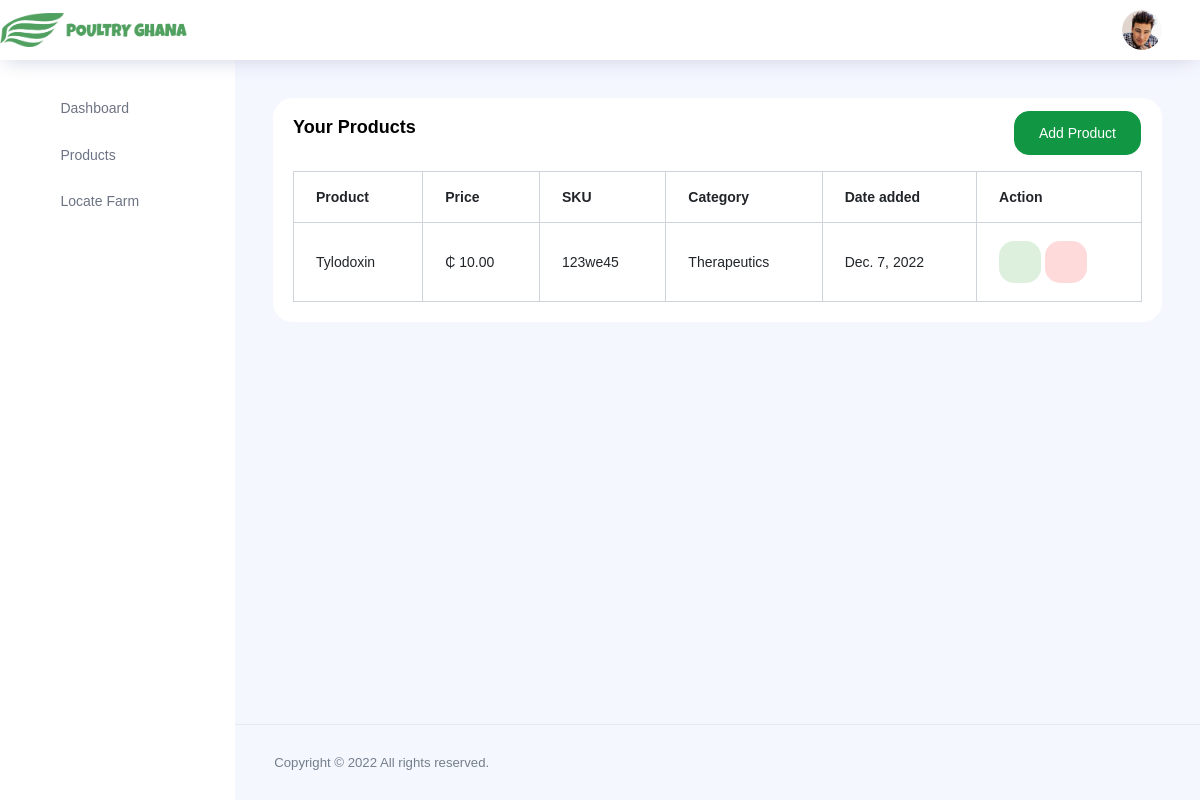
Page /vetproducts/ (signed in) on the committed database.
### base/models.py (models this page shows, shortened)
class product(models.Model):
    title = models.CharField(null=True, blank=True, max_length=400)
    desc = models.CharField(null=True, blank=True, max_length=700)
    sku = models.CharField(null=True, blank=True, max_length=20)
    brand = models.CharField(null=True, blank=True, max_length=500)
    price = models.IntegerField(null=True, blank=True, default=0)
    image = models.ImageField(upload_to='product_images')
    cat = models.CharField(null=True, blank=True, max_length=20)
    veterinary = models.ForeignKey(AUTH_USER_MODEL, on_delete=models.CASCADE, default=False)
    score = models.IntegerField(null=True, blank=True, default=0)
    cart_price = models.IntegerField(null=True, blank=True, default=0)
    added_on = models.DateTimeField(auto_now_add=True)

### veterinary/views.py (the view)
# urls.py: path("vetproducts/", views.vetmyproduct, name="vetproducts"),
@login_required(login_url='signin')
def vetmyproduct(request):
    context = {}
    mypro = product.objects.filter(veterinary=User.objects.get(username=request.user.username))
    if len(mypro) > 0:
        context["mypro"] = mypro
        context["notnone"] = "notnone"
    else:
        context["none"] = "none"
    if "del" in request.GET:
        delid = request.GET["del"]
        product.objects.filter(id=delid).delete()
        return redirect("../vetproducts/")
    return render(request, "veterinary/myproducts.html", context)

### veterinary/templates/veterinary/myproducts.html (shortened to what this page needs)
{% extends 'veterinary/basetemp.html' %}
{% block content %}
<div class="main-panel">
  <div class="content-wrapper">
    <div class="row">
      <div class="col-lg-12 grid-margin stretch-card">
        <div class="card">
          <div class="card-body">
            <h4 class="card-title">Your products</h4>
            <div style="position:absolute; top:0; right:0; margin-top:13px; margin-right:13px;">
            <a href="{% url 'addproduct' %}"><button type="submit" class="btn btn-primary mr-2">Add Product</button></a>
            </div>
            {% if notnone %}
            <div class="table-responsive pt-3">
              <table class="table table-bordered">
                <thead>
                  <tr>
                    <th>
                      Product
                    </th>
                    <th>
                      Price
                    </th>
                    <th>
                      SKU
                    </th>
                    <th>
                      Category
                    </th>
                    <th>
                      Date added
                    </th>
                    <th>
                      Action
                    </th>
                  </tr>
                </thead>
                <tbody>
                  {% for p in mypro %}
                  <tr>
                    <td>
                      {{p.title}}
                    </td>
                    <td>
                      &#8373; {{p.price}}.00
                    </td>
                    <td>
                      {{p.sku}}
                    </td>
                    <td>
                      {{p.cat}}
                    </td>
                    <td>
                      {{p.added_on | date}}
                    </td>
                    <td>
                      <a href="{% url 'edit' p.id %}"><button type="button" class="btn btn-inverse-success btn-icon">
                        <i class="ti-pencil"></i>
                      </button></a>
                      <a href="{% url 'myproduct' %}?del={{p.id}}"> <button class="btn btn-inverse-danger btn-icon">
                        <i class="ti-trash"></i>
                      </button></a>
                    </td>
                  </tr>
                  {% endfor %}
                </tbody>
              </table>
            </div>
            {% endif %}
          </div>
        </div>
      </div>
    </div>
  </div>
{% endblock %}

### rows in the picture
product: title "Tylodoxin", price "10", sku "123we45", cat "Therapeutics", added_on "Dec. 7, 2022"
